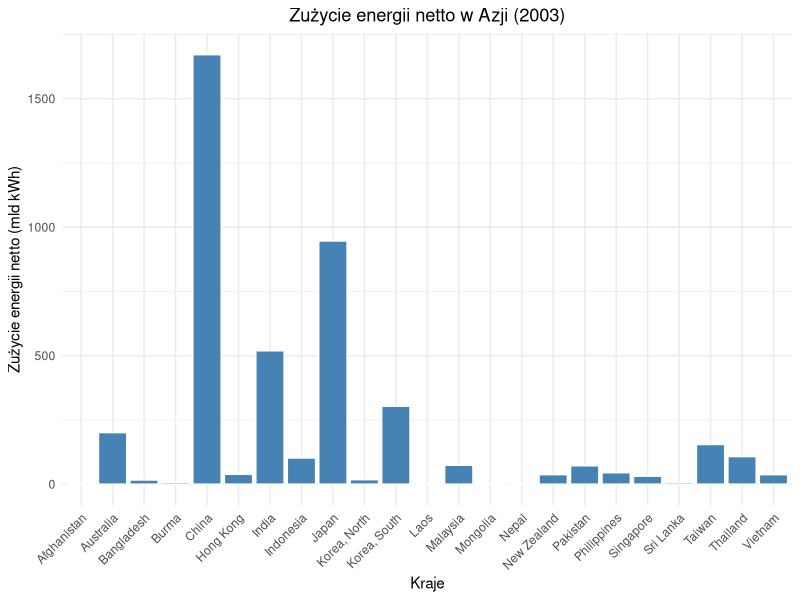
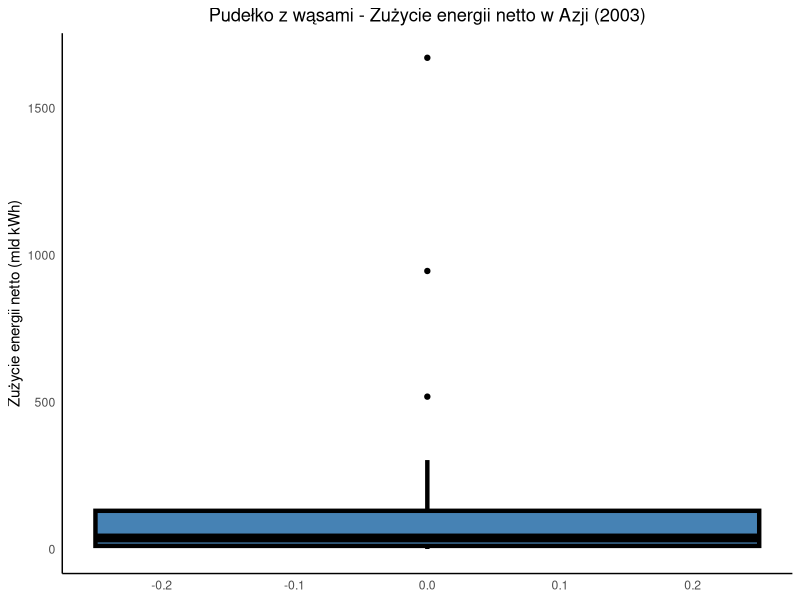
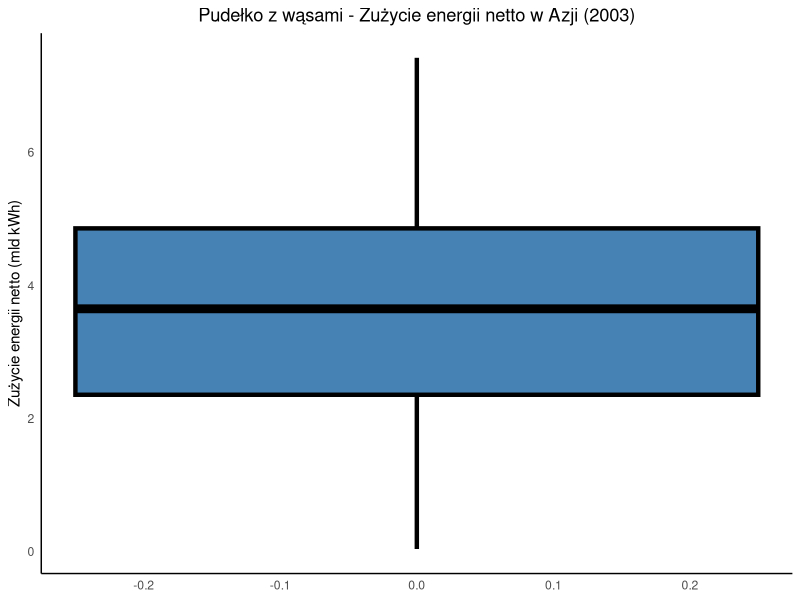
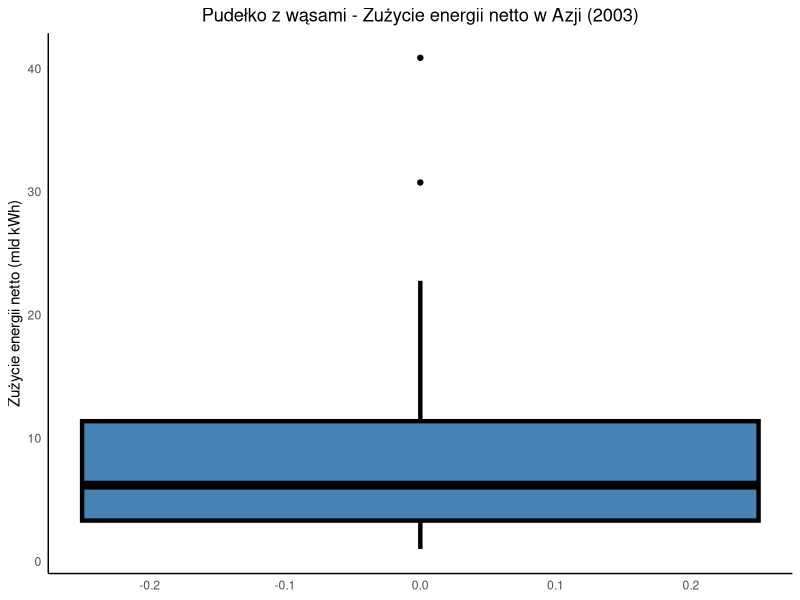
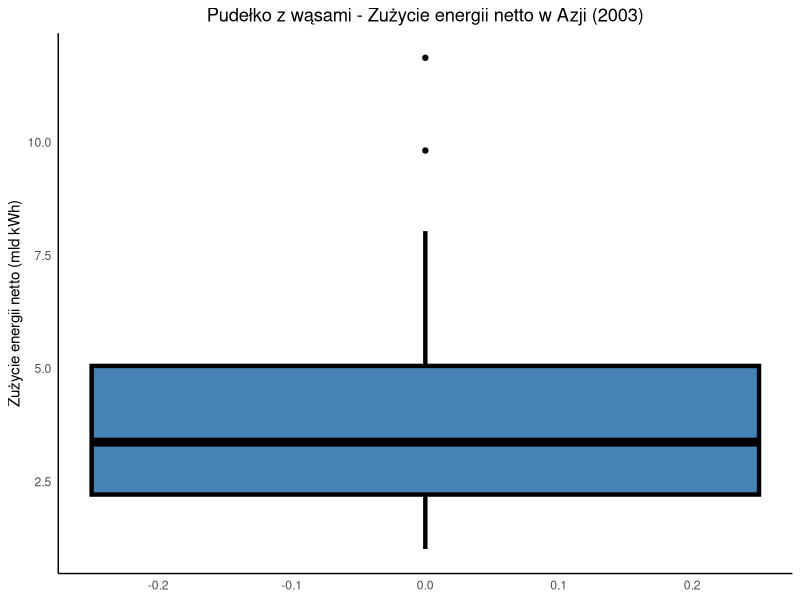
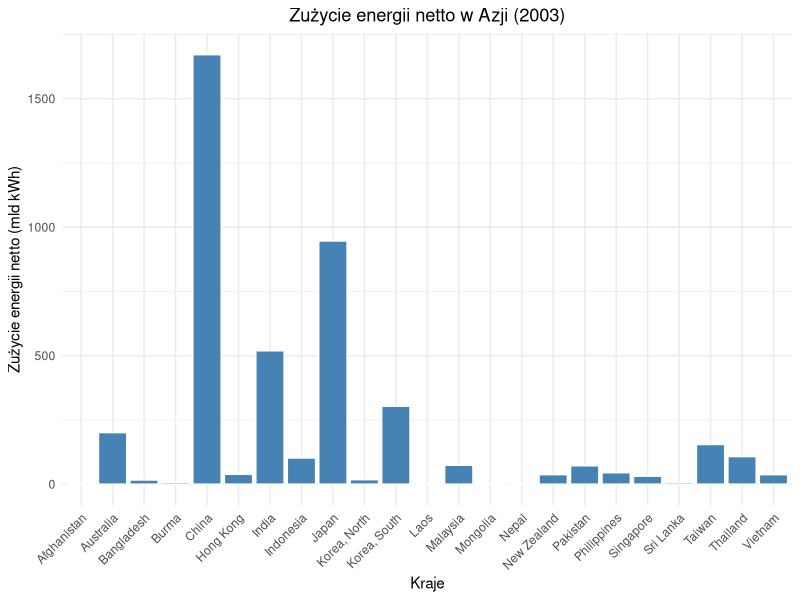
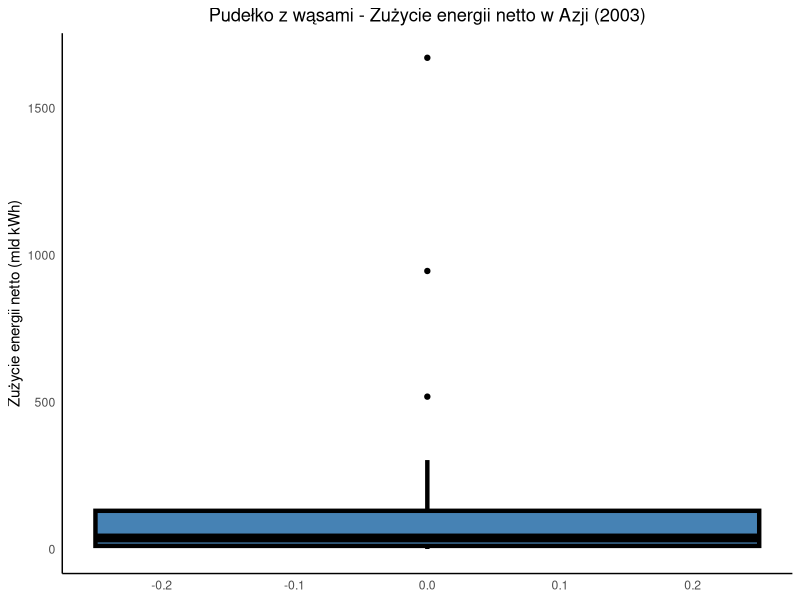
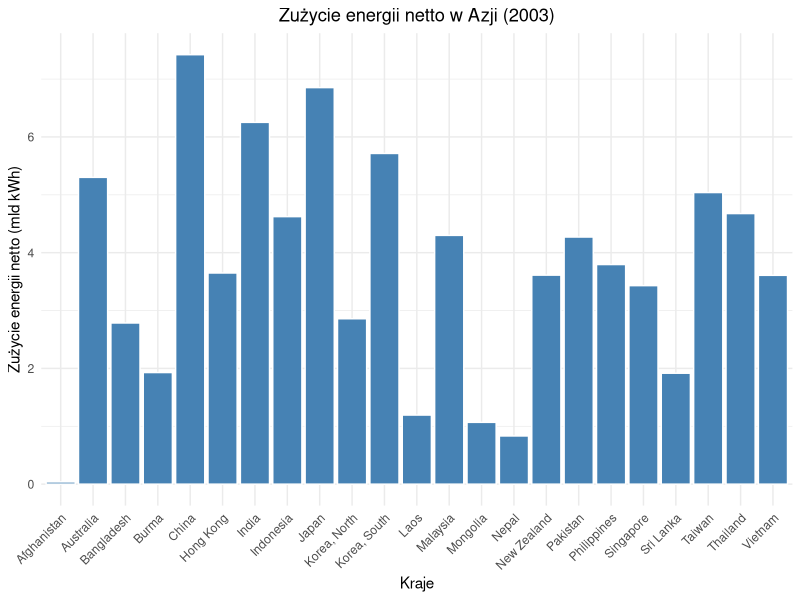

Source code (R) for these figures, in order:
# Wczytanie pakietów
#if(!require(tseries, readxl, ggplot2)){install.packages("tseries", "readxl", "ggplot2")} # nolint
library(readxl)
library(ggplot2)
library(tseries)

# Wczytanie danych z pliku
data <- read_excel("Data/energy.xlsx")

print(colnames(data))

# Usunięcie ostatniego wiersza/podsumowującego
data <- data[-nrow(data), ]

energy <- data$"Billions of Kilowatt-Hours"

# Obliczenie statystyk
mean_value <- mean(energy)
variance <- var(energy)
std_dev <- sd(energy)
median_value <- median(energy)
q1 <- quantile(energy, 0.25)
q3 <- quantile(energy, 0.75)
min_value <- min(energy)
max_value <- max(energy)
iqr <- IQR(energy)
skewness <- sum((energy - mean_value)^3) / (length(energy) * std_dev^3)
kurtosis <- sum((energy - mean_value)^4) / (length(energy) * std_dev^4) - 3

# Wyświetlenie wyników
cat("Średnia z próby:", mean_value, "\n")
cat("Wariancja z próby:", variance, "\n")
cat("Odchylenie standardowe z próby:", std_dev, "\n")
cat("Mediana:", median_value, "\n")
cat("Pierwszy kwartyl:", q1, "\n")
cat("Trzeci kwartyl:", q3, "\n")
cat("Minimum:", min_value, "\n")
cat("Maximum:", max_value, "\n")
cat("Rozstęp międzykwartylowy:", iqr, "\n")
cat("Skośność:", skewness, "\n")
cat("Kurtoza:", kurtosis, "\n")


binwidth <- IQR(energy) / 4

# Histogram

histogram <- ggplot(data, aes(x = Country)) +
  geom_bar(aes(y = energy), stat = "identity", fill = "steelblue", color = "white") + # nolint
  labs(x = "Kraje", y = "Zużycie energii netto (mld kWh)") +
  ggtitle("Zużycie energii netto w Azji (2003)") +
  theme_minimal() +
  theme(axis.text.x = element_text(angle = 45, hjust = 1),
        plot.title = element_text(hjust = 0.5))

print(histogram) # nolint
ggsave("histogram_energia.pdf", plot = histogram, device = "pdf") # nolint


#Pudełko z wąsami

boxplot <- ggplot(data, aes(y = energy)) +
  geom_boxplot(fill = "steelblue", color = "black", width = 0.5, lwd = 1.5, lty = 1) + # nolint
  labs(y = "Zużycie energii netto (mld kWh)") +
  ggtitle("Pudełko z wąsami - Zużycie energii netto w Azji (2003)") +
  theme_minimal() +
  theme(panel.grid.major = element_blank(),
        panel.grid.minor = element_blank(), # nolint
        axis.line = element_line(), # nolint
        plot.title = element_text(hjust = 0.5))

print(boxplot) # nolint
ggsave("boxplot_energia.pdf", plot = boxplot, device = "pdf") # nolint


# Testy normalności
shapiro_result <- shapiro.test(energy)
print(shapiro_result)

ks_result <- ks.test(energy, "pnorm")
print(ks_result)

jarque_result <- jarque.bera.test(energy)
print(jarque_result)


# Przekształcenie logarytmiczne
transformed_log <- log(energy)
print(transformed_log)

histogram <- ggplot(data, aes(x = Country)) +
  geom_bar(aes(y = transformed_log), stat = "identity", fill = "steelblue", color = "white") + # nolint
  labs(x = "Kraje", y = "Zużycie energii netto (mld kWh)") +
  ggtitle("Zużycie energii netto w Azji (2003)") +
  theme_minimal() +
  theme(axis.text.x = element_text(angle = 45, hjust = 1),
        plot.title = element_text(hjust = 0.5))

#print(histogram) # nolint
ggsave("histogram_energia_log.pdf", plot = histogram, device = "pdf") # nolint

boxplot <- ggplot(data, aes(y = transformed_log)) +
  geom_boxplot(fill = "steelblue", color = "black", width = 0.5, lwd = 1.5, lty = 1) + # nolint
  labs(y = "Zużycie energii netto (mld kWh)") +
  ggtitle("Pudełko z wąsami - Zużycie energii netto w Azji (2003)") +
  theme_minimal() +
  theme(panel.grid.major = element_blank(),
        panel.grid.minor = element_blank(), # nolint
        axis.line = element_line(), # nolint
        plot.title = element_text(hjust = 0.5))

print(boxplot) # nolint
ggsave("boxplot_energia_log.pdf", plot = boxplot, device = "pdf") # nolint

# Weryfikacja normalności dla przekształcenia logarytmicznego
shapiro_result <- shapiro.test(transformed_log)
jarque_result <- jarque.bera.test(transformed_log)
ks_result <- ks.test(transformed_log, "pnorm")

print("Przekształcenie logarytmiczne:")
print(shapiro_result)
print(jarque_result)
print(ks_result)

# Przekształcenie pierwiastka kwadratowego
transformed_sqrt <- sqrt(energy)

histogram <- ggplot(data, aes(x = Country)) +
  geom_bar(aes(y = transformed_sqrt), stat = "identity", fill = "steelblue", color = "white") + # nolint
  labs(x = "Kraje", y = "Zużycie energii netto (mld kWh)") +
  ggtitle("Zużycie energii netto w Azji (2003)") +
  theme_minimal() +
  theme(axis.text.x = element_text(angle = 45, hjust = 1),
        plot.title = element_text(hjust = 0.5))

#print(histogram) # nolint
ggsave("histogram_energia_sqrt.pdf", plot = histogram, device = "pdf") # nolint

boxplot <- ggplot(data, aes(y = transformed_sqrt)) +
  geom_boxplot(fill = "steelblue", color = "black", width = 0.5, lwd = 1.5, lty = 1) + # nolint
  labs(y = "Zużycie energii netto (mld kWh)") +
  ggtitle("Pudełko z wąsami - Zużycie energii netto w Azji (2003)") +
  theme_minimal() +
  theme(panel.grid.major = element_blank(),
        panel.grid.minor = element_blank(), # nolint
        axis.line = element_line(), # nolint
        plot.title = element_text(hjust = 0.5))

print(boxplot) # nolint
ggsave("boxplot_energia_sqrt.pdf", plot = boxplot, device = "pdf") # nolint

# Weryfikacja normalności dla przekształcenia pierwiastka kwadratowego
shapiro_result <- shapiro.test(transformed_sqrt)
jarque_result <- jarque.bera.test(transformed_sqrt)
ks_result <- ks.test(transformed_sqrt, "pnorm")

print("Przekształcenie pierwiastka kwadratowego:")
print(shapiro_result)
print(jarque_result)
print(ks_result)

# Przekształcenie pierwiastka sześciennego
transformed_cbrt <- energy^(1/3)

histogram <- ggplot(data, aes(x = Country)) +
  geom_bar(aes(y = transformed_cbrt), stat = "identity", fill = "steelblue", color = "white") + # nolint
  labs(x = "Kraje", y = "Zużycie energii netto (mld kWh)") +
  ggtitle("Zużycie energii netto w Azji (2003)") +
  theme_minimal() +
  theme(axis.text.x = element_text(angle = 45, hjust = 1),
        plot.title = element_text(hjust = 0.5))

#print(histogram) # nolint
ggsave("histogram_energia_cbrt.pdf", plot = histogram, device = "pdf") # nolint

boxplot <- ggplot(data, aes(y = transformed_cbrt)) +
  geom_boxplot(fill = "steelblue", color = "black", width = 0.5, lwd = 1.5, lty = 1) + # nolint
  labs(y = "Zużycie energii netto (mld kWh)") +
  ggtitle("Pudełko z wąsami - Zużycie energii netto w Azji (2003)") +
  theme_minimal() +
  theme(panel.grid.major = element_blank(),
        panel.grid.minor = element_blank(), # nolint
        axis.line = element_line(), # nolint
        plot.title = element_text(hjust = 0.5))

print(boxplot) # nolint
ggsave("boxplot_energia_cbrt.pdf", plot = boxplot, device = "pdf") # nolint

# Weryfikacja normalności dla przekształcenia pierwiastka sześciennego
shapiro_result <- shapiro.test(transformed_cbrt)
jarque_result <- jarque.bera.test(transformed_cbrt)
ks_result <- ks.test(transformed_cbrt, "pnorm")

print("Przekształcenie pierwiastka sześciennego:")
print(shapiro_result)
print(jarque_result)
print(ks_result)
